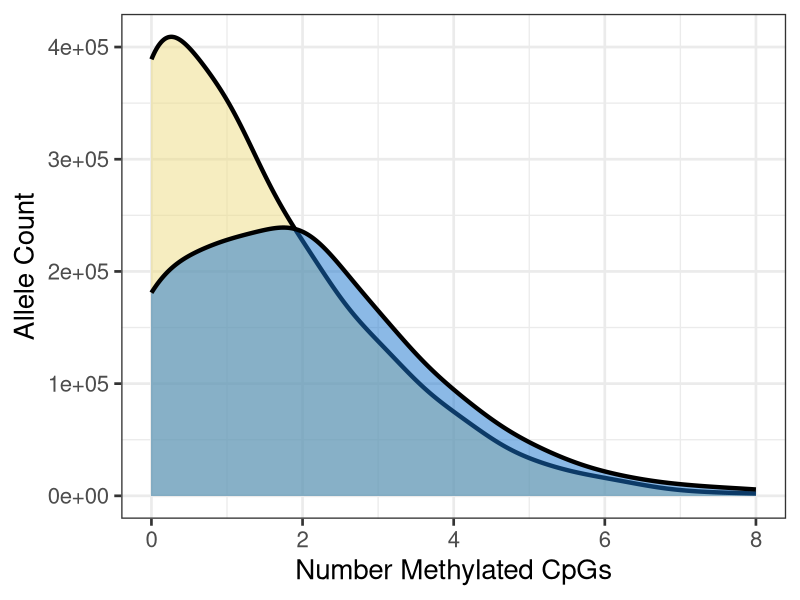

The R source for this figure:
## ---- chunk 1
library(magrittr)
library(tidyverse)

knitr::opts_chunk$set(echo = TRUE)
## ---- chunk 2
tibble(sample_id = rep(c('F07', 'F17'), each = 9),
       age = rep(c(25, 78), each = 9),
       age_cat = factor(rep(c('young', 'old'), each = 9),
                        levels = c('young', 'old')),
       sex = rep('F', 18),
       count_meth_cpgs = rep(0:8, 2),
       read_count = c(470374, 354256, 219216, 133696, 71845, 29409, 15624, 
                      3635, 2157, 213442, 225327, 255413, 160875, 90496, 
                      44120, 19177, 9190, 6135),
       probability = c(0.361767158, 0.272460183, 0.168600198, 0.102826308, 
                       0.055256374, 0.022618619, 0.012016502, 0.002795698,
                       0.001658960, 0.208403837, 0.220008299, 0.249384138, 
                       0.157077648, 0.088359899, 0.043078575, 0.018724339, 
                       0.008973076, 0.005990187)) -> data
## ---- chunk 3
data %$%
# We're plotting the number of methylated CpGs, so in order to transform the 
# summarized data back to individual entries, we need to replicate the CpG 
# counts the same time as the number of reads for that count, and also 
# replicate any other information, like the age, that we want to keep around the
# same number of times. Using the %$% vector pipe from magrittr, we can pipe
# those counts to a new data.frame and replicate them by the read_count column
  data.frame(count_meth_cpgs = rep(count_meth_cpgs, read_count),
             age_cat = rep(age_cat, read_count)) %>%

ggplot(aes(x = count_meth_cpgs)) +
# To get counts on the y-axis instead of density use aes(y = ..count..) inside
# of geom_density
  geom_density(aes(y = ..count.., fill = age_cat), 
               alpha = 0.5, color = 'black', size = 1.5,
# adjust sets the smoothness of the density plot; default is 1. Need to smooth
# aggressively with transformed count data, because, as you'll see if you 
# remove this argument, there are peaks at whole numbers and valleys between
               adjust = 7) +
  scale_fill_manual(values = c('lightgoldenrod2', 'dodgerblue3'),
                    labels = c('Pattern A', 'Pattern B')) +
  labs(x = 'Number Methylated CpGs', y = 'Allele Count', fill = '') +
  theme_bw(base_size = 20) +
  theme(legend.position = 'none')
